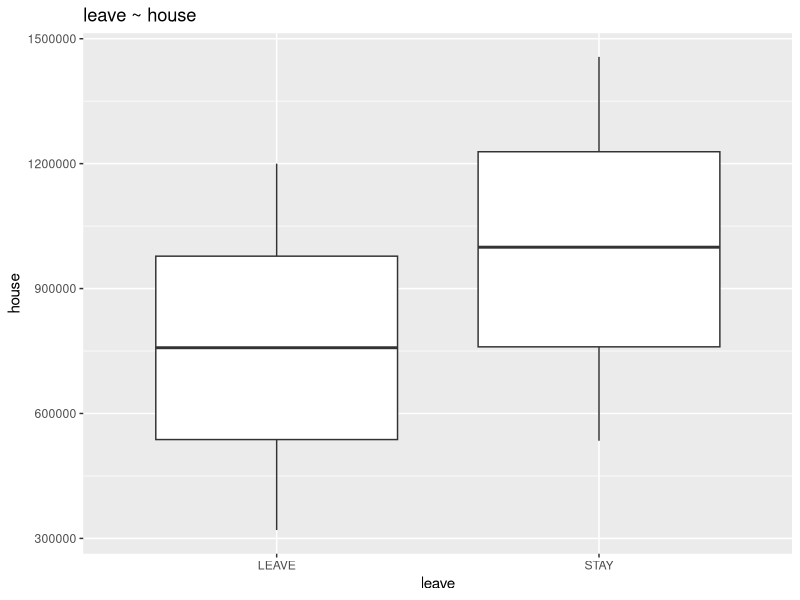
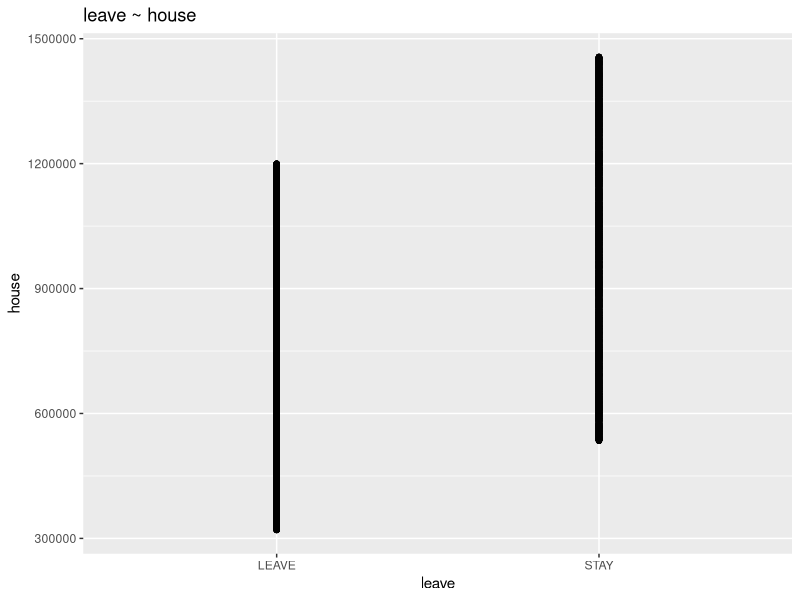
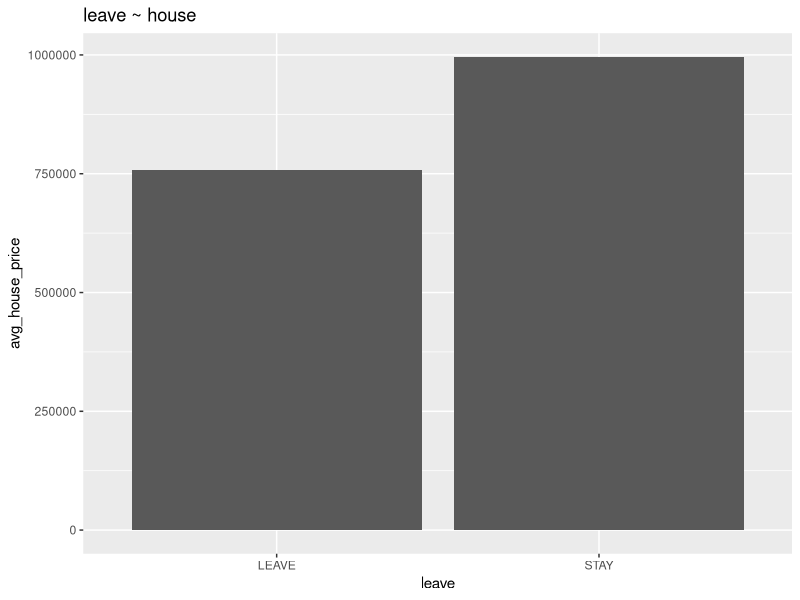
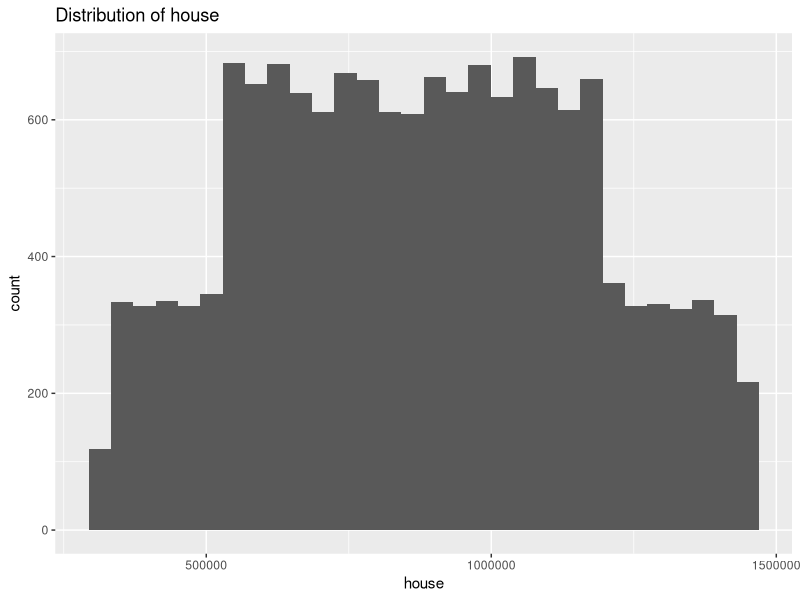
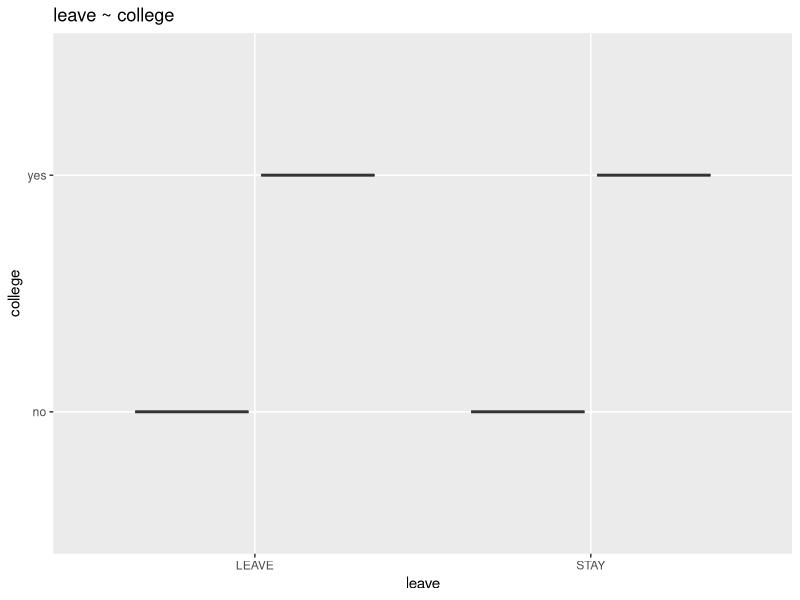
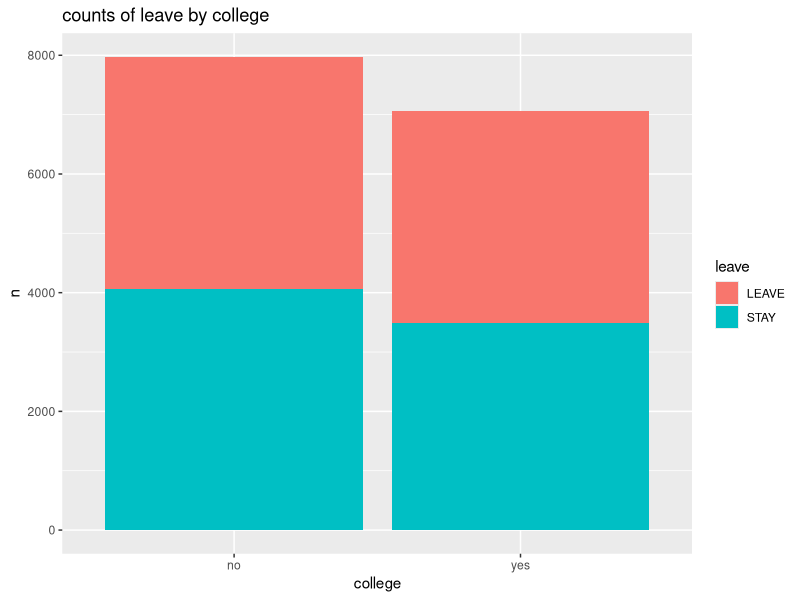
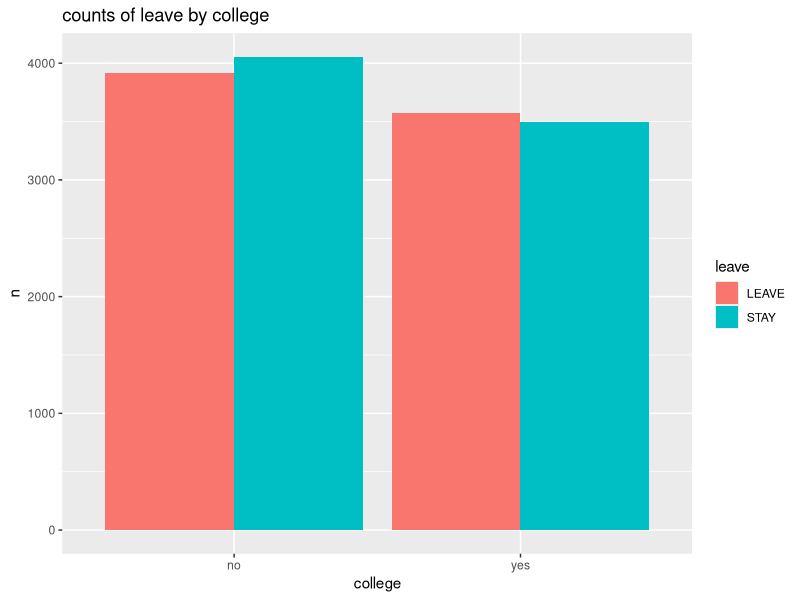
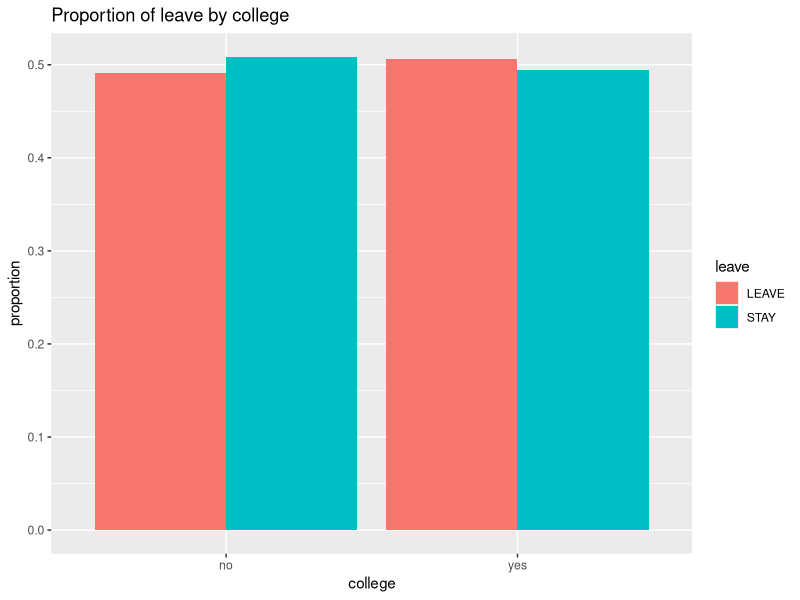

The R source for these figures, in order:
########################################### 
### Class 3
########################################### 

# The primary goal of this script is to prepare you with code and
# concepts, using the Megatelco case as an example, for completing 
# the  project for this module (which is presented as a Canvas quiz).

# Plan to do your project coding using the provided RMarkdown template.

###########################################  
### Complete this module's RMarkdown assignment
########################################### 

# 1. Click document icon in upper left and select "R Markdown"
# 2. The file that comes up is a template that you can adapt for the assignment
# 3. Your (adapted) file should include:
#     - A title of your choosing.
#     - An author (your name).
#     - A main heading (created with 1 hashtag), a subheading (created with 2 hashtags), and some text.
#     - A plot with the code for the plot revealed (set "echo = TRUE" in the header of the code chunk).
#     - A table with the code for the table revealed (set "echo = TRUE" in the header of the code chunk).
# 4. Clear your environment in RStudio
# 5. Run each code chunk in sequence from the top to check for errors.
# 6. If there are no errors, then knit the document to HTML (or PDF or Word) using the "knit" button in the
#    upper left.
# 7. Submit the knitted document at Canvas (browse for the document in your working directory).

###########################################  
### Open the quiz 
########################################### 

# Go to Canvas and open the quiz for the project and look at the questions.

########################################### 
### Download data from Canvas for this webinar
########################################### 

# 1. Go to Canvas and download the megatelco.csv file for this example.  
# 2. Move it to the folder you created with your project (your working directory). 

########################################### 
### Needed skills for the project 
########################################### 

# Here is what you need to be able to do for the AdviseInvest project:

# 1. Identify the target variable for an analysis based on the business problem.
# 2. Decide which non-binary variables should be recoded as factors, and recode
#    them.
# 3. Clean the dataset by removing NAs and mistaken values.
# 4. Compute the mean of a binary variable.
# 5. Use ggplot2 to plot a numeric (or count) variable against a categorical 
#    variable.
# 6. Calculate a count (and a proportion) for a categorical variable 
#    using dplyr and pipe the result into a plot.

########################################### 
### Load Packages
########################################### 

library(tidyverse) # Remember: must always load packages at the beginning of a session!

########################################### 
### Import data 
########################################### 

m <- read_csv(file = "megatelco.csv")

########################################### 
### Inspect
########################################### 

glimpse(m) # Which should be factors?
summary(m)

# Issues: 

# 1. College has values of  `zero` and `one.`  We will change these to "no" and
#    "yes," since there are only two values, and spelling out the numbers is weird.
# 2. Turn college into a factor variable.
# 3. Remove negative values of `income` and `house`. 
# 4. Remove absurdly large value of `handset_price`.
# 5. Remove rows with missing values (`NA`) in `over_15mins_calls_per_month`.
#    Dealing with missing values is sometimes a complicated problem.  In this case,
#    because the number of missing values is small relative to the size of the
#    dataset, it is fine to solve the problem by removing rows.
# 6. If our objective was modeling we would want to remove ID because it is
#    obviously not a useful predictor of churn. For now we can leave ID in the data
#    set.

########################################### 
### Clean dataset
########################################### 

# Notes:
# 1. dplyr verbs: mutate(), filter(), and below we use summarize() also.
#    - mutate(): creates a new column.
#    - filter(): removes rows based on logical conditions.
#    - summarize():  creates a smaller summary table.
# 2. factor(). The default setting is to create alphabetic factor levels for character variables.
# 3. ifelse() is a handy function for recoding, identical to Excel's "if" function.

m_clean <- m |> # create a new named dataset for clarity
  mutate(leave = factor(leave), # let the levels be assigned alphabetically
         college = ifelse(college=="one", "yes", "no"),
         college = factor(college)) |> 
  filter(income > 0,
         house > 0,
         handset_price < 1500) |> 
  na.omit () # This is a quick way of removing all the NAs in a data set.

# Check whether the operation was successful
summary(m_clean)

########################################### 
### Identify target
########################################### 

# The target variable for a model of churn will be LEAVE.
# The target is the data representation of the phenomenon we are interested in 
# understanding/modeling.

########################################### 
### Compute the mean of a binary 0/1 variable
########################################### 

(example1 <- c(0,0,0,0,0,1,1,1,1,1))
mean(example1) # Here the mean is the proportion of 1s

# Example using ifelse() with a factor variable.
# Note: we will pick out columns using the "$" notation.

ifelse(m_clean$leave=="LEAVE", 1, 0) |> 
  mean()

#################################################
### Explore variable relationships: leave ~ house
#################################################

# Are wealthier customers more likely to churn?
# What is the relationship between leave and house price?
# Note: Leave is binary (which we recoded as a factor), house price is numeric, 
# so an appropriate plot is a boxplot.

ggplot(data = m_clean, aes(x = leave, y = house)) +
  geom_boxplot() +
  labs(title = "leave ~ house")

# Are there other possibilities?  Yes, but none as informative:
  
ggplot(m_clean, aes(leave, house)) +
  geom_point() + 
  labs(title = "leave ~ house")

m_clean |> 
  group_by(leave) |> 
  summarize(avg_house_price = mean(house)) |> # do some data manipulation and pipe to viz
  ggplot(aes(leave, avg_house_price)) +
  geom_col() +
  labs(title = "leave ~ house")

# Sidebar:  what is the frequency distribution of the house variable?

ggplot(m_clean, aes(x = house)) +
  geom_histogram() + 
  labs(title = "Distribution of house")

# What is the best measure of central tendency?  Mean or median?

mean(m_clean$house)
median(m_clean$house)

#################################################################
### Explore variable relationships: leave ~ college
#################################################################

# Both variables are categorical. 

# First, what does NOT work:
m_clean |> 
  ggplot(aes(x = leave, y = college)) +
  geom_boxplot() +
  labs(title = "leave ~ college")

# This does not work because boxplots are designed for categorical vs. continuous,
# not categorical vs. categorical.

# Instead, we will calculate the proportion of leavers at each level of college  
# This allows us to see whether customer departure depends on, or is related 
# to, college.

# 1. Create a summary table of counts:
m_clean |> 
  count(leave, college) 

# Notice that I'm not saving this table but  printing it to the console.

# count() automatically creates a new column, n, with the counts for 
# each unique combination of leave and college

# 2. Pipe new table into ggplot for viz
m_clean |> 
  count(leave, college) |> 
  ggplot(aes(x = college, y = n, fill = leave)) +
  geom_col() +
  labs(title = "counts of leave by college")

# Hard to interpret!  Why?

# Let's "dodge" the bars.

m_clean |> 
  count(leave, college) |> 
  ggplot(aes(x = college, y = n, fill = leave)) +
  geom_col(position = "dodge") +
  labs(title = "counts of leave by college")

########################################### 
### Optional!
########################################### 

# An even better (more informative) plot than the one above would calculate the 
# proportion of leave and stay at each level of college.

# Warning: this type of plot is quite a bit more complicated and involved. Only for
# the stout-hearted!

# Base table
m_clean |> 
  count(college, leave) 

# Add proportion to the table
m_clean |> 
  count(college, leave) |> 
  group_by(college) |> 
  mutate(proportion = n / sum(n))

# Pipe this table into ggplot using geom_col with dodged bars.
m_clean |> 
  count(college, leave) |> 
  group_by(college) |> 
  mutate(proportion = n / sum(n)) |> 
  ggplot(aes(college, proportion, fill = leave)) + 
  geom_col(position = "dodge") +
  labs(title = "Proportion of leave by college") 

# This is pretty close to the plot with counts, in this case.  When counts are really
# different between categories putting proportions on the y-axis tends to work better.

# What story does this plot tell?
